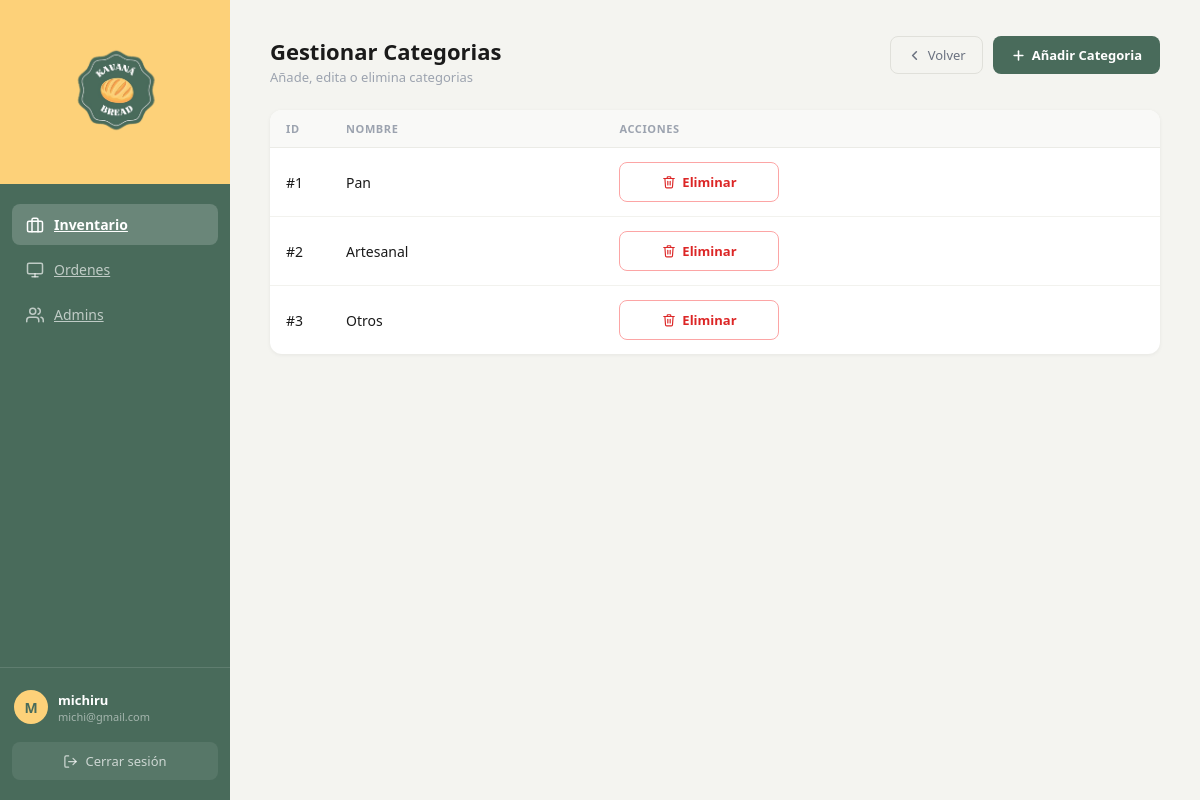
Page /admin/manage-categories.php (signed in) on the committed database.
### tables this page shows
CREATE TABLE `category` (
  `category_ID` int(11) NOT NULL,
  `name` varchar(100) NOT NULL
);

### admin/manage-categories.php (the view, shortened to what this page needs)
<?php
include(__DIR__ . '/../config/db.php');
?>
<!DOCTYPE html>
<html lang="es">
<head>
    <link rel="stylesheet" href="/kavanabread/assets/styles.css">
</head>
<body class="admin-layout">
    <aside class="admin-sidebar">
        <div class="sidebar-logo">
            <img src="../assets/logo.png" alt="Kavana Bread">
        </div>
        <nav class="sidebar-nav">
            <a href="panel.php" class="nav-item active">
                Inventario
            </a>
            <a href="panel.php" class="nav-item">
                <svg xmlns="http://www.w3.org/2000/svg" width="18" height="18" viewBox="0 0 24 24" fill="none" stroke="currentColor" stroke-width="2" stroke-linecap="round" stroke-linejoin="round"><rect x="2" y="3" width="20" height="14" rx="2"/><line x1="8" y1="21" x2="16" y2="21"/><line x1="12" y1="17" x2="12" y2="21"/></svg>
                Ordenes
            </a>
            <a href="panel.php" class="nav-item">
                Admins
            </a>
        </nav>
        <div class="sidebar-footer">
            <div class="user-chip">
                <div class="user-avatar"><?php echo strtoupper(substr($_SESSION['username'], 0, 1)); ?></div>
                <div class="user-details">
                    <span><?php echo htmlspecialchars($_SESSION['username']); ?></span>
                    <small><?php echo htmlspecialchars($_SESSION['email']); ?></small>
                </div>
            </div>
            <a href="login.php" class="btn-logout">
                <svg xmlns="http://www.w3.org/2000/svg" width="15" height="15" viewBox="0 0 24 24" fill="none" stroke="currentColor" stroke-width="2" stroke-linecap="round" stroke-linejoin="round"><path d="M9 21H5a2 2 0 0 1-2-2V5a2 2 0 0 1 2-2h4"/><polyline points="16 17 21 12 16 7"/><line x1="21" y1="12" x2="9" y2="12"/></svg>
                Cerrar sesión
            </a>
        </div>
    </aside>
    <main class="admin-main">
        <div class="tab-header">
            <div>
                <h1>Gestionar Categorias</h1>
                <p class="tab-subtitle">Añade, edita o elimina categorias</p>
            </div>
            <div style="display:flex; gap:10px;">
                <a href="panel.php" class="btn-back">
                    <svg xmlns="http://www.w3.org/2000/svg" width="15" height="15" viewBox="0 0 24 24" fill="none" stroke="currentColor" stroke-width="2.5" stroke-linecap="round" stroke-linejoin="round"><polyline points="15 18 9 12 15 6"/></svg>
                    Volver
                </a>
                <a href="add-category.php" class="btn-primary">
                    <svg xmlns="http://www.w3.org/2000/svg" width="15" height="15" viewBox="0 0 24 24" fill="none" stroke="currentColor" stroke-width="2.5" stroke-linecap="round" stroke-linejoin="round"><line x1="12" y1="5" x2="12" y2="19"/><line x1="5" y1="12" x2="19" y2="12"/></svg>
                    Añadir Categoria
                </a>
            </div>
        </div>
        <div class="content-card">
            <table class="admin-table">
                <thead>
                    <tr>
                        <th>ID</th>
                        <th>Nombre</th>
                        <th>Acciones</th>
                    </tr>
                </thead>
                <tbody>
                    <?php
                    $catResult = mysqli_query($conn, "SELECT category_ID, name FROM category");
                    while ($cat = mysqli_fetch_array($catResult)) { ?>
                    <tr>
                        <td class="td-id">#<?php echo $cat['category_ID']; ?></td>
                        <td class="td-name"><?php echo htmlspecialchars($cat['name']); ?></td>
                        <td class="td-actions">
                            <button type="button" class="btn-danger btn-danger-sm" style="min-width:160px; justify-content:center;" onclick="return confirm('¿Eliminar esta categoria?');">
                                Eliminar
                            </button>
                        </td>
                    </tr>
                    <?php } ?>
                </tbody>
            </table>
        </div>
    </main>
</body>
</html>

### assets/styles.css (style rules this page uses)
* { margin: 0; padding: 0; box-sizing: border-box; }
body { font-family: 'Segoe UI', sans-serif; }
.admin-layout { display: flex; min-height: 100vh; background-color: #f4f4f0; font-family: 'Segoe UI', sans-serif; }
.admin-sidebar { width: 230px; background-color: #496B5B; display: flex; flex-direction: column; position: fixed; top: 0; left: 0; height: 100vh; z-index: 100; }
.sidebar-logo { background-color: #FDD179; padding: 28px 20px; display: flex; align-items: center; justify-content: center; }
.sidebar-logo img { width: 96px; height: auto; object-fit: contain; }
.sidebar-nav { flex: 1; padding: 20px 12px; display: flex; flex-direction: column; gap: 4px; }
.nav-item { display: flex; align-items: center; gap: 10px; width: 100%; padding: 11px 14px; border-radius: 8px; background: transparent; border: none; color: rgba(255, 255, 255, 0.65); font-size: 14px; font-weight: 500; font-family: 'Segoe UI', sans-serif; cursor: pointer; text-align: left; transition: background-color 0.15s, color 0.15s; }
.nav-item.active { background-color: rgba(255, 255, 255, 0.18); color: #ffffff; font-weight: 600; }
.sidebar-footer { padding: 16px 12px 20px; border-top: 1px solid rgba(255, 255, 255, 0.12); display: flex; flex-direction: column; gap: 12px; }
.user-chip { display: flex; align-items: center; gap: 10px; padding: 6px 2px; }
.user-avatar { width: 34px; height: 34px; border-radius: 50%; background-color: #FDD179; color: #496B5B; display: flex; align-items: center; justify-content: center; font-size: 14px; font-weight: 700; flex-shrink: 0; }
.user-details { display: flex; flex-direction: column; overflow: hidden; }
.user-details span { color: #ffffff; font-size: 13px; font-weight: 600; white-space: nowrap; overflow: hidden; text-overflow: ellipsis; }
.user-details small { color: rgba(255, 255, 255, 0.5); font-size: 11px; white-space: nowrap; overflow: hidden; text-overflow: ellipsis; }
.btn-logout { display: flex; align-items: center; justify-content: center; gap: 7px; padding: 10px 14px; background-color: rgba(255, 255, 255, 0.08); color: rgba(255, 255, 255, 0.7); text-decoration: none; border-radius: 8px; font-size: 13px; font-weight: 500; transition: background-color 0.15s, color 0.15s; }
.admin-main { margin-left: 230px; flex: 1; padding: 36px 40px; min-height: 100vh; }
.tab-header { display: flex; align-items: flex-start; justify-content: space-between; margin-bottom: 24px; }
.tab-header h1 { font-size: 22px; font-weight: 700; color: #1a1a1a; margin-bottom: 2px; }
.tab-subtitle { font-size: 13px; color: #9ca3af; margin: 0; }
.btn-primary { display: inline-flex; align-items: center; gap: 6px; padding: 10px 18px; background-color: #496B5B; color: #ffffff; border: none; border-radius: 8px; font-size: 13px; font-weight: 600; font-family: 'Segoe UI', sans-serif; cursor: pointer; text-decoration: none; transition: background-color 0.15s; white-space: nowrap; flex-shrink: 0; }
.content-card { background-color: #ffffff; border-radius: 12px; overflow: hidden; box-shadow: 0 1px 4px rgba(0, 0, 0, 0.06); }
.admin-table { width: 100%; border-collapse: collapse; }
.admin-table thead tr { background-color: #f9f9f7; border-bottom: 1px solid #ebebe6; }
.admin-table th { padding: 11px 16px; text-align: left; font-size: 11px; font-weight: 600; color: #9ca3af; text-transform: uppercase; letter-spacing: 0.6px; }
.admin-table td { padding: 14px 16px; font-size: 14px; color: #1a1a1a; border-bottom: 1px solid #f2f2ee; vertical-align: middle; }
.admin-table tbody tr:last-child td { border-bottom: none; }
.td-id { color: #9ca3af; font-size: 13px; font-weight: 500; width: 60px; }
.td-name { font-weight: 500; }
.btn-danger-sm { padding: 6px 12px; font-size: 12px; }
.btn-back { display: inline-flex; align-items: center; gap: 6px; padding: 9px 16px; background-color: transparent; border: 1.5px solid #e0e0da; color: #6b7280; border-radius: 8px; font-size: 13px; font-weight: 500; font-family: 'Segoe UI', sans-serif; text-decoration: none; transition: border-color 0.15s, color 0.15s; white-space: nowrap; flex-shrink: 0; }
.btn-danger { display: inline-flex; align-items: center; gap: 6px; padding: 10px 16px; background-color: transparent; border: 1.5px solid #fca5a5; color: #dc2626; border-radius: 8px; font-size: 13px; font-weight: 600; font-family: 'Segoe UI', sans-serif; text-decoration: none; cursor: pointer; transition: background-color 0.15s, border-color 0.15s; }

### rows in the picture
category: category_ID "1", name "Pan"
category: category_ID "2", name "Artesanal"
category: category_ID "3", name "Otros"

### other values in the picture
substr($_SESSION['username'], 0, 1) "M"
$_SESSION['username'] "michiru"
$_SESSION['email'] "michi@gmail.com"
